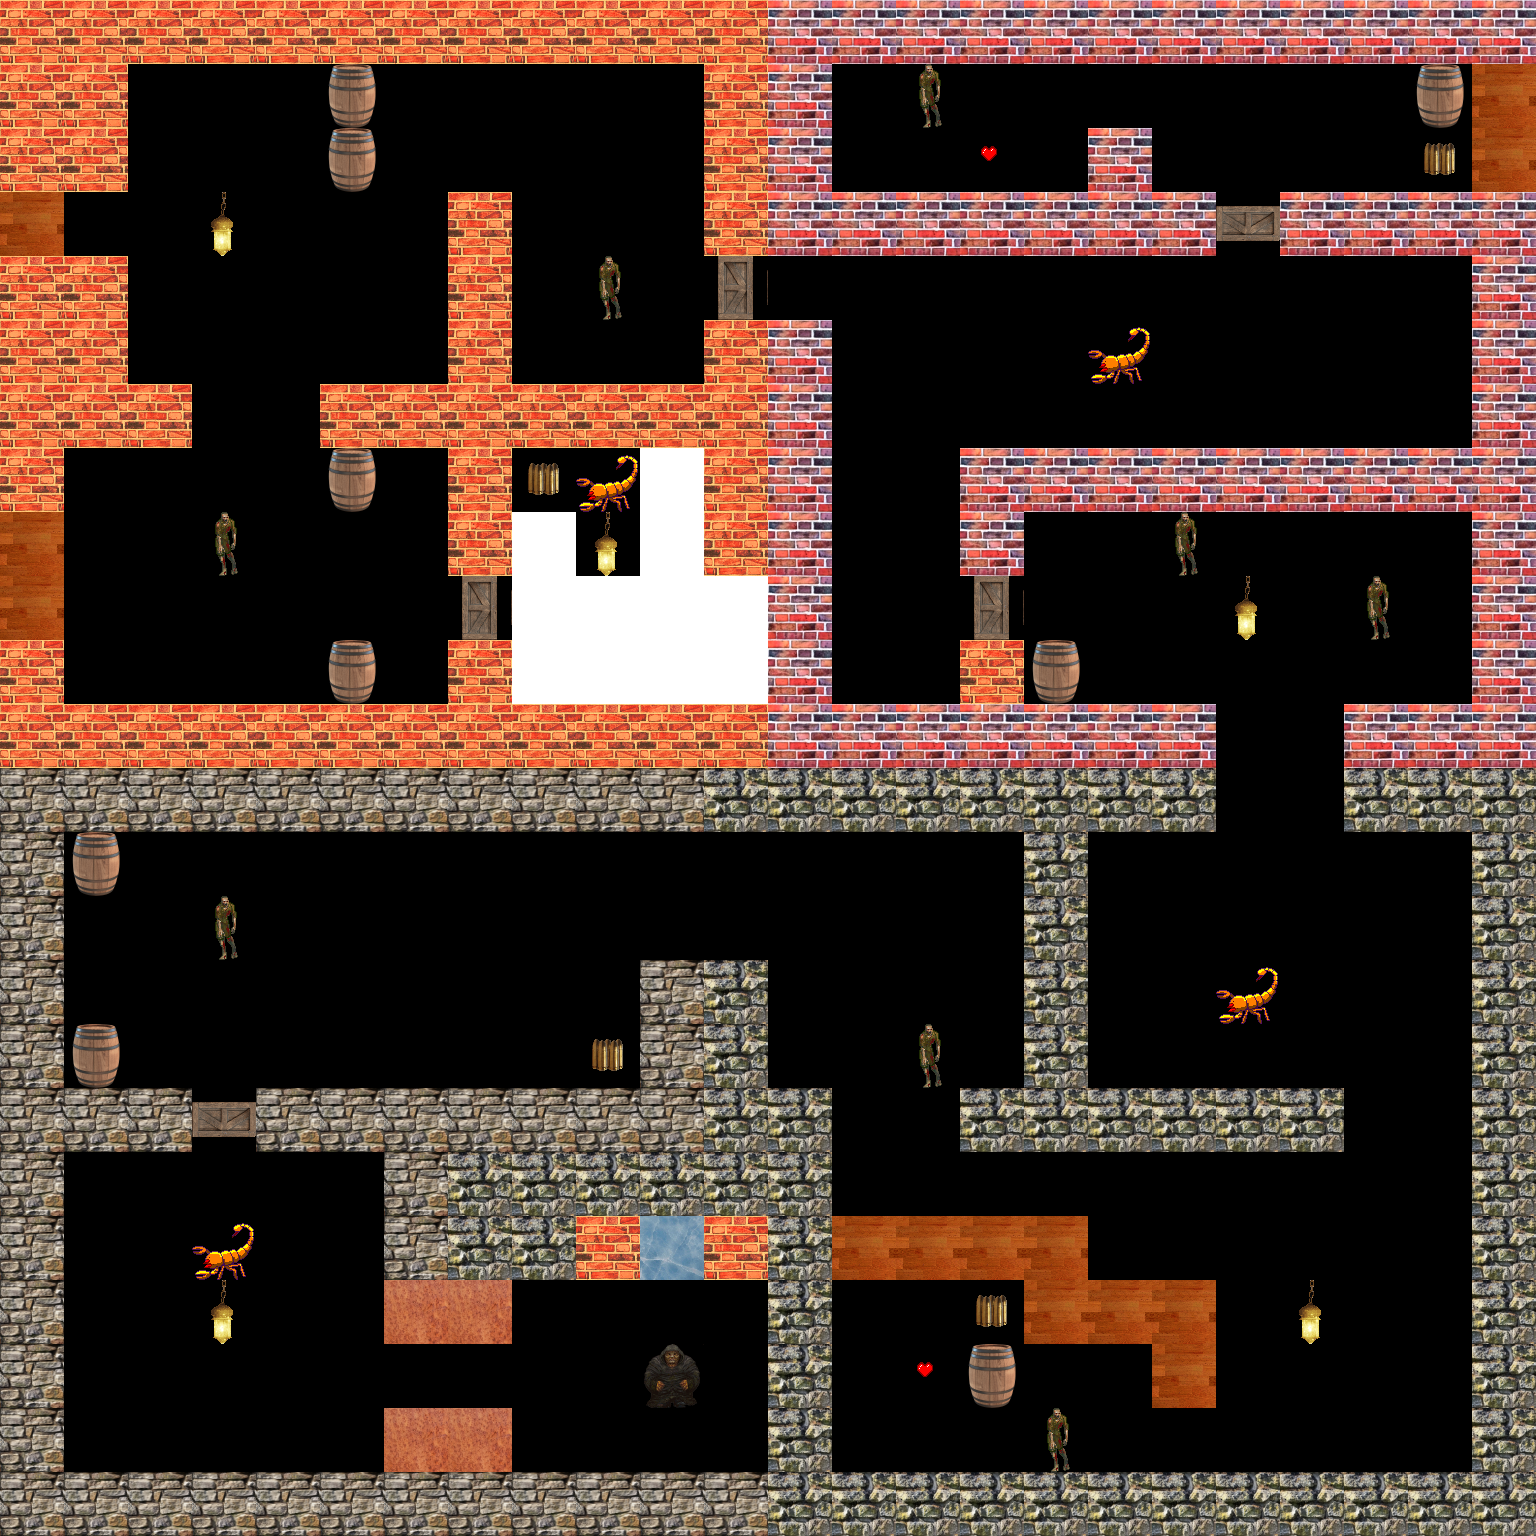

Rendered tile map (Tiled .tmx) drawn with the repository's tilesets; below, a short description and the full map source, tile grids included:
An orthogonal 24x24 tile map with 64x64 px tiles, 1 tile layer (Прошарок плиток 1).

<map version="1.2" tiledversion="1.3.3" orientation="orthogonal" renderorder="left-up" width="24" height="24" tilewidth="64" tileheight="64" infinite="0" nextlayerid="2" nextobjectid="1">
 <tileset firstgid="1" name="tiles2" tilewidth="64" tileheight="64" tilecount="20" columns="4">
  <image source="tiles2.png" width="256" height="320" />
 </tileset>
 <layer id="1" name="Прошарок плиток 1" width="24" height="24">
  <data encoding="csv">
9,9,9,9,9,9,9,9,9,9,9,9,13,13,13,13,13,13,13,13,13,13,13,13,
9,9,0,0,0,5,0,0,0,0,0,9,13,20,1,20,20,20,20,20,20,20,5,14,
9,9,0,0,0,5,0,0,0,0,0,9,13,20,20,3,20,13,20,0,20,20,4,14,
14,0,0,6,0,0,0,9,0,0,0,9,13,13,13,13,13,13,13,16,13,13,13,13,
9,9,0,0,0,0,0,9,0,1,0,15,0,0,0,0,0,0,0,0,0,0,0,13,
9,9,0,0,0,0,0,9,0,0,0,9,13,0,0,0,0,2,0,0,0,0,0,13,
9,9,9,0,0,9,9,9,9,9,9,9,13,0,0,0,0,0,0,0,0,0,0,13,
9,0,0,0,0,5,0,9,4,2,19,9,13,0,0,13,13,13,13,13,13,13,13,13,
14,0,0,1,0,0,0,9,19,6,19,9,13,0,0,13,0,0,1,0,0,0,0,13,
14,0,0,0,0,0,0,15,19,19,19,19,13,0,0,15,0,0,0,6,0,1,0,13,
9,0,0,0,0,5,0,9,19,19,19,19,13,0,0,9,5,0,0,0,0,0,0,13,
9,9,9,9,9,9,9,9,9,9,9,9,13,13,13,13,13,13,13,0,0,13,13,13,
12,12,12,12,12,12,12,12,12,12,12,11,11,11,11,11,11,11,11,0,0,11,11,11,
12,5,0,0,0,0,0,0,0,0,0,0,0,0,0,0,11,0,0,0,0,0,0,11,
12,0,0,1,0,0,0,0,0,0,0,0,0,0,0,0,11,0,0,0,0,0,0,11,
12,0,0,0,0,0,0,0,0,0,12,11,0,0,0,0,11,0,0,2,0,0,0,11,
12,5,0,0,0,0,0,0,0,4,12,11,0,0,1,0,11,0,0,0,0,0,0,11,
12,12,12,16,12,12,12,12,12,12,12,11,11,0,0,11,11,11,11,11,11,0,0,11,
12,0,0,0,0,0,12,11,11,11,11,11,11,0,0,0,0,0,0,0,0,0,0,11,
12,0,0,2,0,0,12,11,11,9,8,9,11,14,14,14,14,0,0,0,0,0,0,11,
12,0,0,6,0,0,10,10,0,0,0,0,11,0,20,4,14,14,14,0,6,0,0,11,
12,0,0,0,0,0,0,0,0,0,7,0,11,0,3,5,20,20,14,0,0,0,0,11,
12,0,0,0,0,0,10,10,0,0,0,0,11,0,0,0,1,0,0,0,0,0,0,11,
12,12,12,12,12,12,12,12,12,12,12,12,11,11,11,11,11,11,11,11,11,11,11,11
</data>
 </layer>
</map>